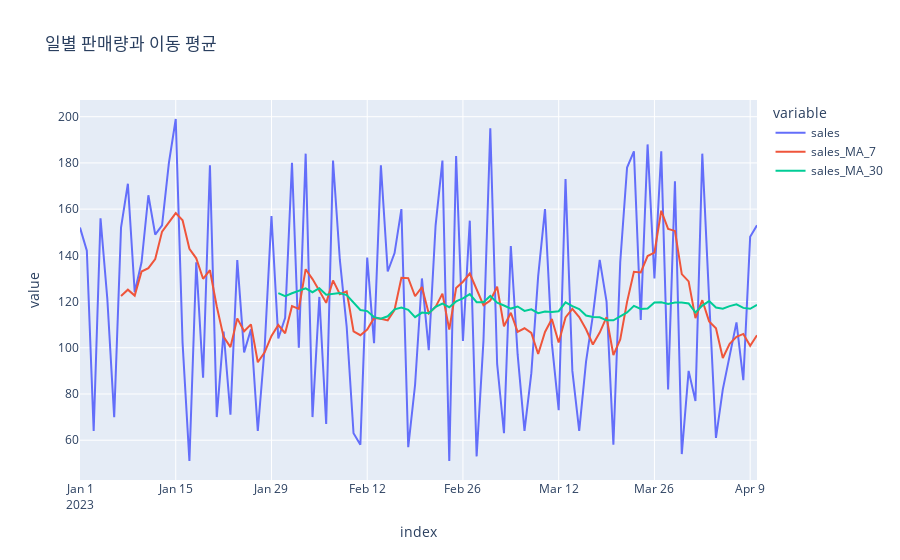

The notebook cell saved with this chart:
### Markdown cell above
### `rolling`: 이동 평균으로 추세 파악하기
> `rolling(window=크기)`으로 이동창 객체를 만들고, `.mean()`, `.std()` 등 집계 함수를 적용합니다. `window`는 계산에 포함할 데이터의 개수를 의미합니다.

### Code cell
# 위에서 사용한 ts_df 데이터를 계속 사용합니다.

# 7일 이동 평균 계산
ts_df['sales_MA_7'] = ts_df['sales'].rolling(window=7).mean()

# 30일 이동 평균 계산
ts_df['sales_MA_30'] = ts_df['sales'].rolling(window=30).mean()

print(ts_df.head(10)) # 처음 6개는 NaN값이 나옵니다.

# Plotly를 사용하여 원본 데이터와 이동 평균선 시각화
fig = px.line(ts_df, y=['sales', 'sales_MA_7', 'sales_MA_30'], title='일별 판매량과 이동 평균')
fig.show()
